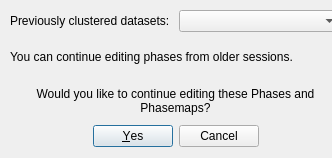
<?xml version="1.0" encoding="UTF-8"?>
<ui version="4.0">
 <class>ClustPop_Dialog</class>
 <widget class="QDialog" name="ClustPop_Dialog">
  <property name="geometry">
   <rect>
    <x>0</x>
    <y>0</y>
    <width>332</width>
    <height>158</height>
   </rect>
  </property>
  <property name="sizePolicy">
   <sizepolicy hsizetype="Preferred" vsizetype="Preferred">
    <horstretch>0</horstretch>
    <verstretch>0</verstretch>
   </sizepolicy>
  </property>
  <property name="maximumSize">
   <size>
    <width>332</width>
    <height>158</height>
   </size>
  </property>
  <property name="windowTitle">
   <string>Cluster Editing</string>
  </property>
  <property name="windowIcon">
   <iconset resource="ProjectManager.qrc">
    <normaloff>:/main_icon/16x16.png</normaloff>:/main_icon/16x16.png</iconset>
  </property>
  <widget class="QWidget" name="layoutWidget">
   <property name="geometry">
    <rect>
     <x>10</x>
     <y>10</y>
     <width>331</width>
     <height>137</height>
    </rect>
   </property>
   <layout class="QGridLayout" name="gridLayout">
    <item row="0" column="0">
     <widget class="QLabel" name="label">
      <property name="text">
       <string>Previously clustered datasets:</string>
      </property>
     </widget>
    </item>
    <item row="0" column="1">
     <widget class="QComboBox" name="comboBox"/>
    </item>
    <item row="1" column="0" colspan="2">
     <widget class="QLabel" name="label_2">
      <property name="text">
       <string>You can continue editing phases from older sessions.</string>
      </property>
      <property name="wordWrap">
       <bool>true</bool>
      </property>
     </widget>
    </item>
    <item row="2" column="0" colspan="2">
     <widget class="QLabel" name="label_3">
      <property name="text">
       <string>Would you like to continue editing these Phases and Phasemaps?</string>
      </property>
      <property name="alignment">
       <set>Qt::AlignCenter</set>
      </property>
      <property name="wordWrap">
       <bool>true</bool>
      </property>
     </widget>
    </item>
    <item row="3" column="0" colspan="2">
     <widget class="QDialogButtonBox" name="buttonBox">
      <property name="orientation">
       <enum>Qt::Horizontal</enum>
      </property>
      <property name="standardButtons">
       <set>QDialogButtonBox::Cancel|QDialogButtonBox::Yes</set>
      </property>
      <property name="centerButtons">
       <bool>true</bool>
      </property>
     </widget>
    </item>
   </layout>
  </widget>
 </widget>
 <resources>
  <include location="ProjectManager.qrc"/>
 </resources>
 <connections>
  <connection>
   <sender>buttonBox</sender>
   <signal>accepted()</signal>
   <receiver>ClustPop_Dialog</receiver>
   <slot>accept()</slot>
   <hints>
    <hint type="sourcelabel">
     <x>248</x>
     <y>254</y>
    </hint>
    <hint type="destinationlabel">
     <x>157</x>
     <y>274</y>
    </hint>
   </hints>
  </connection>
  <connection>
   <sender>buttonBox</sender>
   <signal>rejected()</signal>
   <receiver>ClustPop_Dialog</receiver>
   <slot>reject()</slot>
   <hints>
    <hint type="sourcelabel">
     <x>316</x>
     <y>260</y>
    </hint>
    <hint type="destinationlabel">
     <x>286</x>
     <y>274</y>
    </hint>
   </hints>
  </connection>
 </connections>
</ui>
